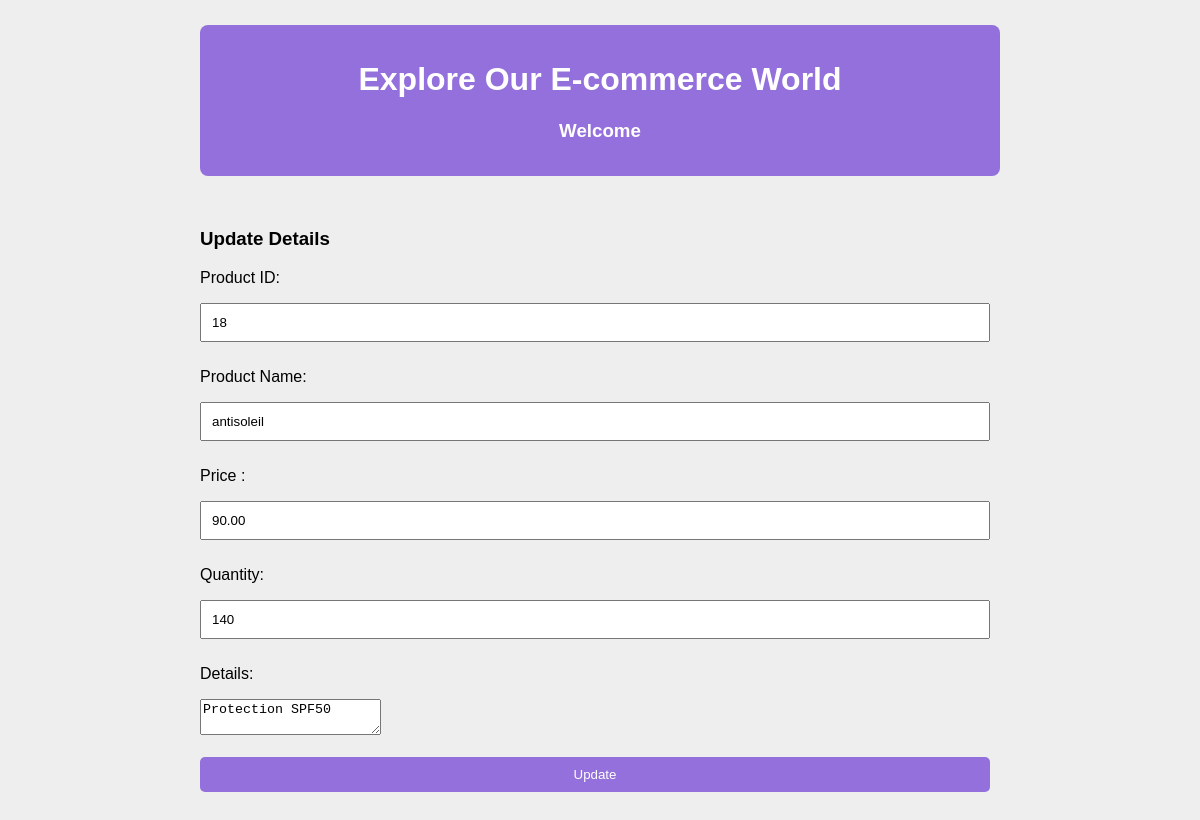
/edit/18, run on the app's committed database.
### product/models.py (models this page shows, shortened)
class Product(models.Model):
    pname = models.CharField(max_length=20)
    price = models.DecimalField(max_digits=10, decimal_places=2)
    quantity = models.IntegerField()
    details = models.TextField()
    class Meta:
        db_table = "product"

### product/views.py (the view)
# urls.py: path('edit/<int:id>',views.edit),
def edit(request, id):
    product = Product.objects.get(id=id)
    return render(request, 'edit.html', {'product': product})

### product/templates/edit.html (shortened to what this page needs)
<!DOCTYPE html>
<html lang="en">
<head>
    {% load static %}
    <link rel="stylesheet" href="{% static 'css/style.css' %}">
</head>
<body>
    <div class="container">
        <div class="header">
            <h1>Explore Our E-commerce World</h1>
            <h3>Welcome</h3>
        </div>
        <form method="POST" action="/update/{{product.id}}">
            <div>
                <br>
                <p>
                    <h3>Update Details</h3>
                </p>
            </div>
            <div>
                <p>Product ID:</p>
                <div>
                    <input type="text" name="pid" value="{{product.pk}}" readonly />
                </div>
            </div>
            <div>
                <p>Product Name:</p>
                <div>
                    <input type="text" name="pname" value="{{product.pname}}" />
                </div>
            </div>
            <div>
                <p>Price :</p>
                <div>
                    <input type="text" name="price" value="{{product.price}}" />
                </div>
            </div>
            <div>
                <p>Quantity:</p>
                <div>
                    <input type="text" name="quantity" value="{{product.quantity}}" />
                </div>
            </div>
            <div>
                <p>Details:</p>
                <div>
                    <textarea name="details">{{product.details}}</textarea>
                </div>
            </div>
            <div>
                <br>
                <button type="submit">Update</button>
            </div>
        </form>
    </div>
</body>
</html>

### product/static/css/style.css (style rules this page uses)
body { background: #eee; margin: 25px; font-family: 'Arial', sans-serif; }
.container { max-width: 800px; margin: 0 auto; }
.header { background-color: #9370DB; color: white; padding: 15px; border-radius: 8px; text-align: center; }
form { margin-bottom: 20px; }
form input, form button { width: calc(100% - 10px); margin-bottom: 10px; padding: 10px; box-sizing: border-box; }
button { border: none; border-radius: 5px; padding: 10px; color: white; background-color: #9370DB; cursor: pointer; text-decoration: none; }

### data on the page
Product: pid "18", pname "antisoleil", price "90.00", quantity "140", details "Protection SPF50"
